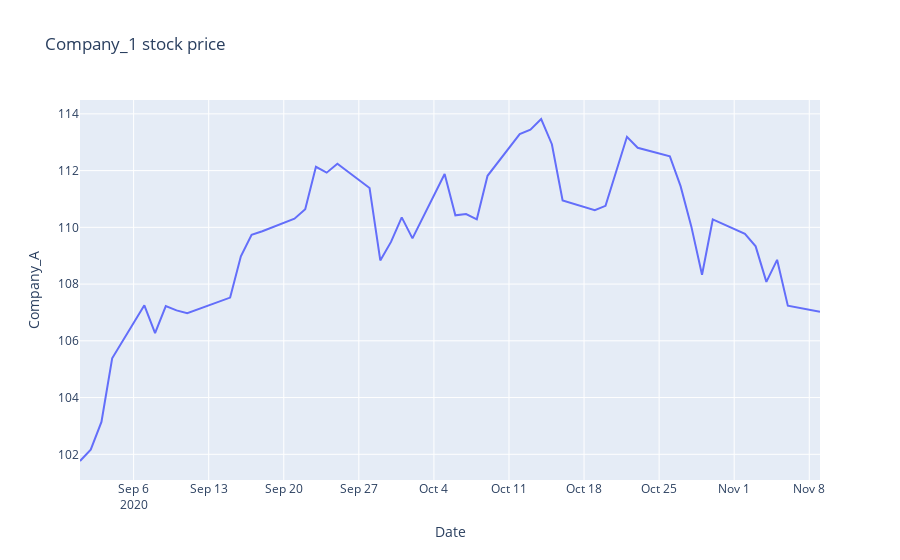

Notebook cell for this chart:
### Code cell
import numpy as np
import pandas as pd
import plotly.graph_objects as go
from plotly.offline import init_notebook_mode, iplot

# Initialize notebook mode
init_notebook_mode(connected=True)

# Generate reproducible data
np.random.seed(0)   # ensures we always get the same numbers
returns = np.random.randn(50)
price = 100 + np.cumsum(returns)

dates = pd.date_range(start='2020-09-01', periods=50, freq='B')
df = pd.DataFrame(zip(dates, price), columns=['Date','Company_A'])

# Create the line plot
line_price = go.Scatter(
    x=df['Date'],
    y=df['Company_A'],
    mode='lines',
    name='Company_A'
)

# Build the figure
fig = go.Figure(data=[line_price])

# Update layout to match the screenshot
fig.update_layout(
    title='Company_1 stock price',
    xaxis_title='Date',
    yaxis_title='Company_A'
)

iplot(fig)
